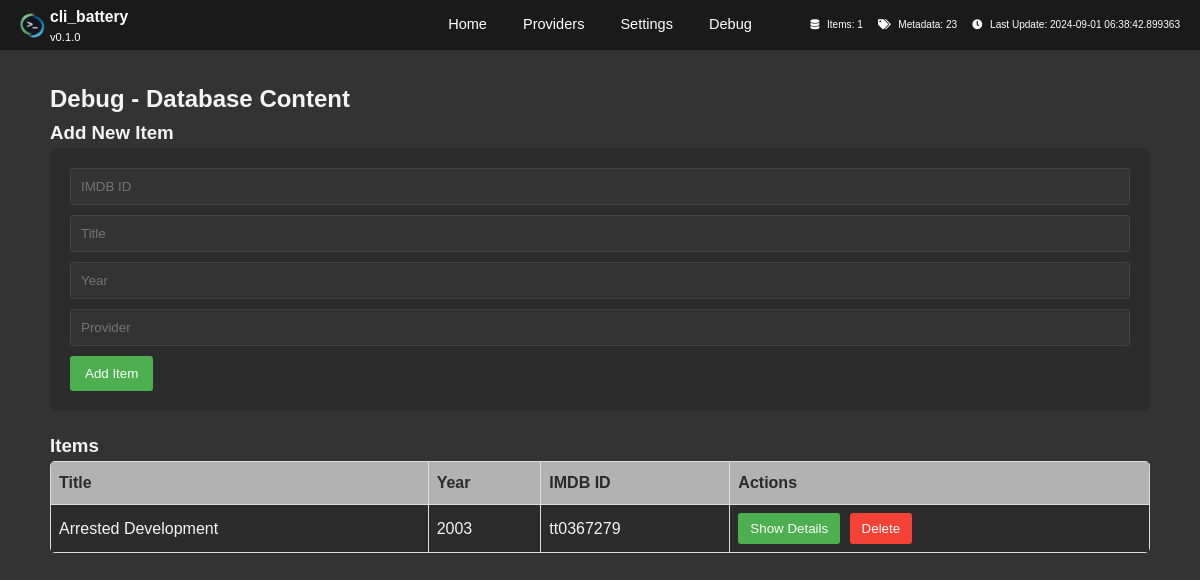
The page /debug on the database as committed earlier.
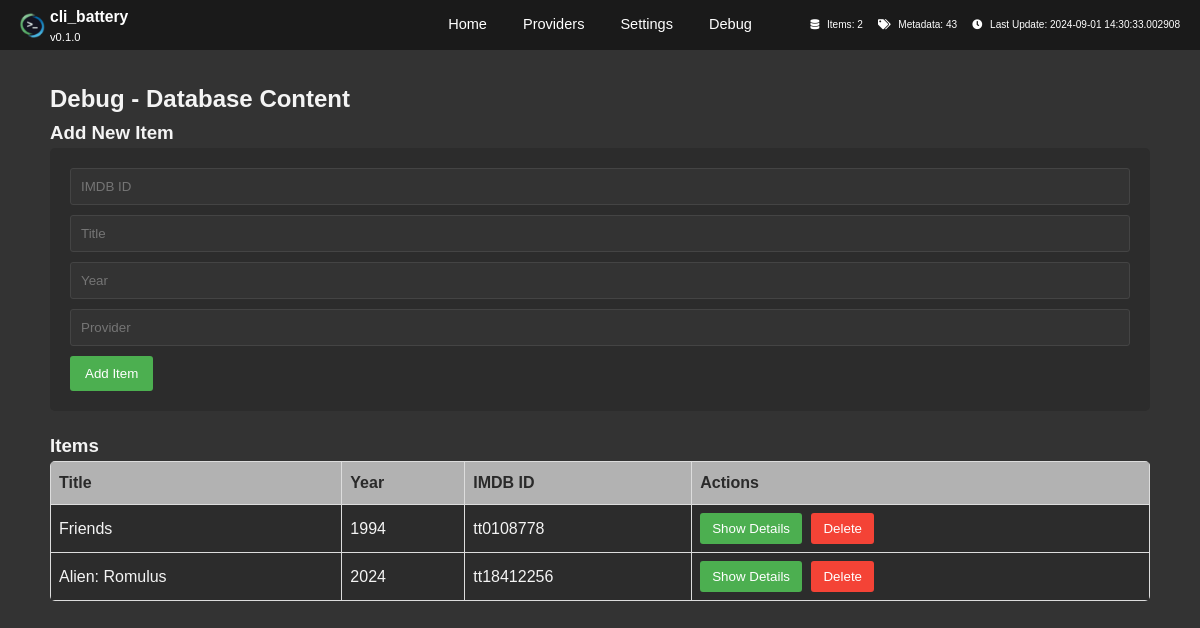
The same page on the database as committed later.
### app/database.py (models this page shows)
class Item(Base):
    __tablename__ = 'items'
    id = Column(Integer, primary_key=True)
    imdb_id = Column(String, unique=True, nullable=False, index=True)
    title = Column(String, nullable=False)
    type = Column(String)
    year = Column(Integer)
    created_at = Column(DateTime, default=datetime.utcnow)
    updated_at = Column(DateTime, default=datetime.utcnow, onupdate=datetime.utcnow)
    item_metadata = relationship("Metadata", back_populates="item", cascade="all, delete-orphan")
    seasons = relationship("Season", back_populates="item", cascade="all, delete-orphan")
    poster = relationship("Poster", back_populates="item", uselist=False, cascade="all, delete-orphan")

### app/routes.py (the view)
@app.route('/debug')
def debug():
    items = MetadataManager.get_all_items()
    for item in items:
        year_metadata = next((m.value for m in item.item_metadata if m.key == 'year'), None)
        item.display_year = year_metadata or item.year
    return render_template('debug.html', items=items)

### app/metadata_manager.py (called while the page is built)
    @staticmethod
    def get_all_items():
        with Session() as session:
            items = session.query(Item).options(joinedload(Item.item_metadata)).all()
            for item in items:
                year_metadata = next((m.value for m in item.item_metadata if m.key == 'year'), None)
            return items

    @staticmethod
    def get_stats():
        with Session() as session:
            total_items = session.query(func.count(Item.id)).scalar()
            total_metadata = session.query(func.count(Metadata.id)).scalar()
            providers = session.query(Metadata.provider, func.count(Metadata.id)).group_by(Metadata.provider).all()
            last_update = session.query(func.max(Metadata.last_updated)).scalar()
            return {
                'total_items': total_items,
                'total_metadata': total_metadata,
                'providers': dict(providers),
                'last_update': last_update
            }

### app/routes.py (called while the page is built)
@app.context_processor
def inject_stats():
    stats = MetadataManager.get_stats()
    return dict(stats=stats)

### app/templates/debug.html (shortened to what this page needs)
{% extends "base.html" %}
{% block content %}
<h2>Debug - Database Content</h2>
<h3>Add New Item</h3>
<form id="addItemForm">
    <input type="text" id="imdbId" placeholder="IMDB ID" required>
    <input type="text" id="title" placeholder="Title" required>
    <input type="number" id="year" placeholder="Year" required>
    <input type="text" id="provider" placeholder="Provider" required>
    <button type="submit">Add Item</button>
</form>
<h3>Items</h3>
<table id="itemTable">
    <thead>
        <tr>
            <th>Title</th>
            <th>Year</th>
            <th>IMDB ID</th>
            <th>Actions</th>
        </tr>
    </thead>
    <tbody>
    {% for item in items %}
        <tr>
            <td data-label="Title">{{ item.title }}</td>
            <td data-label="Year">
                {{ item.display_year or 'N/A' }}
            </td>
            <td data-label="IMDB ID">{{ item.imdb_id }}</td>
            <td data-label="Actions">
                <button class="toggleDetails" data-imdb-id="{{ item.imdb_id }}">Show Details</button>
                <button class="deleteItem" data-imdb-id="{{ item.imdb_id }}">Delete</button>
            </td>
        </tr>
    {% endfor %}
    </tbody>
</table>
{% endblock %}

### app/templates/base.html (shortened to what this page needs)
<!DOCTYPE html>
<html lang="en">
<head>
    <link rel="stylesheet" href="https://cdnjs.cloudflare.com/ajax/libs/font-awesome/5.15.3/css/all.min.css">
    <link rel="stylesheet" href="{{ url_for('static', filename='css/style.css') }}">
</head>
<body>
    <header>
        <div class="header-content">
            <img src="{{ url_for('static', filename='icon-32x32.png') }}" alt="CLI Battery icon" class="header-icon">
            <div class="title-version">
                <h1>cli_battery</h1>
                <span class="version-info">v0.1.0</span>
            </div>
        </div>
        <nav>
            <ul>
                <li><a href="{{ url_for('home') }}">Home</a></li>
                <li><a href="{{ url_for('providers') }}">Providers</a></li>
                <li><a href="{{ url_for('settings_page') }}">Settings</a></li>
                <li><a href="{{ url_for('debug') }}">Debug</a></li>
            </ul>
        </nav>
        <div class="header-controls">
            <div class="stats-display">
                <span class="stat-item">
                    <i class="fas fa-database"></i>
                    Items: {{ stats.total_items }}
                </span>
                <span class="stat-item">
                    <i class="fas fa-tags"></i>
                    Metadata: {{ stats.total_metadata }}
                </span>
                <span class="stat-item">
                    <i class="fas fa-clock"></i>
                    Last Update: {{ stats.last_update }}
                </span>
            </div>
        </div>
    </header>
    <main class="container">
        {% block content %}{% endblock %}
    </main>
</body>
</html>

### app/static/css/style.css (style rules this page uses)
* { margin: 0; padding: 0; box-sizing: border-box; }
body { font-family: Arial, sans-serif; line-height: 1.6; color: #f4f4f4; background-color: #333; margin: 0; padding-top: 60px; display: flex; flex-direction: column; min-height: 100vh; }
.container { width: 95%; max-width: 1200px; margin: 0 auto; padding: 20px; flex-grow: 1; }
header { background-color: #1a1a1a; color: white; padding: 5px 20px; display: flex; justify-content: space-between; align-items: center; font-size: 0.7em; position: fixed; top: 0; left: 0; right: 0; z-index: 1000; height: 50px; }
.header-content { display: flex; align-items: center; }
.header-icon { width: 25px; height: 25px; margin-right: 5px; }
.title-version { display: flex; flex-direction: column; align-items: flex-start; }
h1 { font-size: 1.4em; margin: 0; }
nav { display: flex; align-items: center; transform: translate(-50%, -50%); position: absolute; top: 50%; left: 50%; }
nav ul { list-style-type: none; padding: 0; margin: 0; display: flex; justify-content: center; width: 100%; }
nav ul li { margin: 0 10px; }
nav ul li a { color: white; text-decoration: none; font-size: 1.3em; padding: 5px 8px; transition: color 0.3s ease; position: relative; }
nav ul li a::after { content: ''; position: absolute; width: 100%; height: 2px; bottom: -2px; left: 0; background-color: #FFA500; transform: scaleX(0); transition: transform 0.3s ease; }
.header-controls { display: flex; align-items: center; }
form { background-color: #2c2c2c; padding: 20px; border-radius: 5px; margin-bottom: 20px; }
form input[type="text"] { width: 100%; padding: 8px; background-color: #444; border: 1px solid #666; color: #fff; border-radius: 3px; box-sizing: border-box; font-family: inherit; }
form button { background-color: #4CAF50; color: white; border: none; padding: 10px 15px; cursor: pointer; border-radius: 3px; }
.stats-display { display: flex; }
.stat-item { margin-left: 15px; font-size: 0.9em; white-space: nowrap; }
.stat-item i { margin-right: 5px; }
#addItemForm { background-color: #2c2c2c; padding: 20px; border-radius: 5px; margin-bottom: 20px; }
#addItemForm input[type="text"], #addItemForm input[type="number"] { width: 100%; padding: 10px; margin-bottom: 10px; border: 1px solid #444; background-color: #333; color: #f4f4f4; border-radius: 3px; }
input#year { width: 100px; }
#addItemForm button { background-color: #4CAF50; color: white; border: none; padding: 10px 15px; cursor: pointer; border-radius: 3px; transition: background-color 0.3s; }
#itemTable { width: 100%; border-collapse: collapse; background-color: #2c2c2c; border-radius: 5px; overflow: hidden; }
#itemTable th, #itemTable td { border: 1px solid #444; padding: 12px; text-align: left; }
#itemTable th { background-color: #1a1a1a; color: #2a2a2a; font-weight: bold; }
.toggleDetails, .deleteItem { background-color: #4CAF50; color: white; border: none; padding: 8px 12px; margin-right: 5px; cursor: pointer; border-radius: 3px; transition: background-color 0.3s; }
.deleteItem { background-color: #f44336; }

### app/templates/debug.html (style rules this page uses)
#itemTable { width: 100%; border-collapse: collapse; }
#itemTable th, #itemTable td { border: 1px solid #ddd; padding: 8px; text-align: left; }
#itemTable th { background-color: #b2b2b2; }
.toggleDetails, .deleteItem { margin-right: 5px; }

Rows that differ between the two databases and show on the page:
removed Item: title "Arrested Development", year "2003", imdb_id "tt0367279"
added Item: title "Friends", year "1994", imdb_id "tt0108778"
added Item: title "Alien: Romulus", year "2024", imdb_id "tt18412256"
Other text that changed with them:
{{ stats.total_items }}: "1" → "2"
{{ stats.total_metadata }}: "23" → "43"
{{ stats.last_update }}: "2024-09-01 06:38:42.899363" → "2024-09-01 14:30:33.002908"
